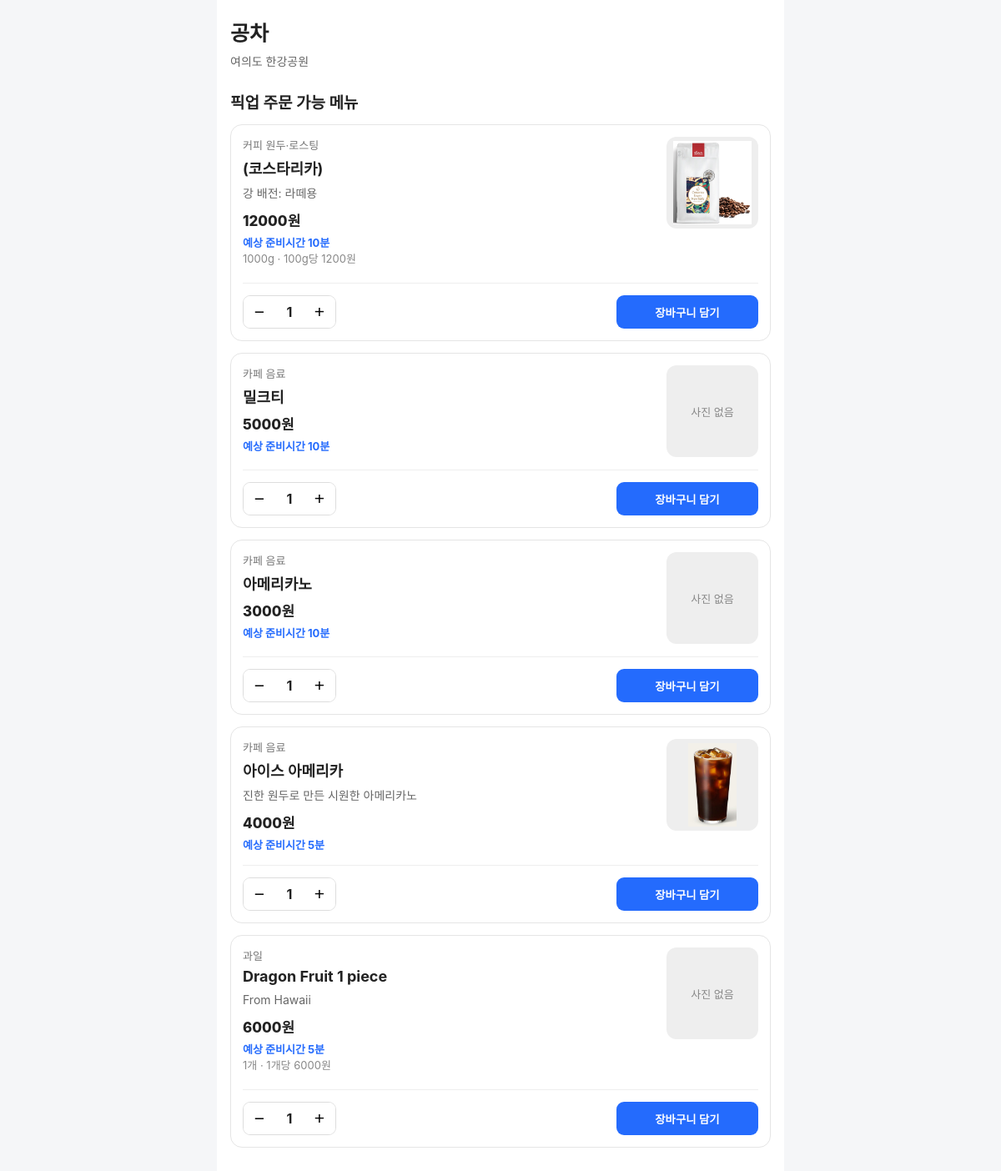
/stores/1/products/, run on the app's committed database.
### stores/models.py (models this page shows, shortened)
class Store(models.Model):
    owner = models.ForeignKey(
        settings.AUTH_USER_MODEL,
        on_delete=models.PROTECT,
        related_name="owned_stores",
        verbose_name="점주",
        null=True,
        blank=True,
    )
    name = models.CharField(
        "매장명",
        max_length=100,
    )
    address = models.CharField(
        "주소",
        max_length=200,
    )
    phone = models.CharField(
        "전화번호",
        max_length=20,
        blank=True,
    )
    is_active = models.BooleanField(
        "운영 여부",
        default=True,
    )
    created_at = models.DateTimeField(
        "등록일",
        auto_now_add=True,
    )

class Product(models.Model):
    CATEGORY_CHOICES = [
        ("coffee", "커피 원두·로스팅"),
        ("drink", "카페 음료"),
        ("fruit", "과일"),
        ("food", "음식 메뉴"),
    ]
    store = models.ForeignKey(
        Store,
        on_delete=models.CASCADE,
        related_name="products",
        verbose_name="매장",
    )
    category = models.CharField(
        "상품 분류",
        max_length=20,
        choices=CATEGORY_CHOICES,
    )
    name = models.CharField(
        "상품명",
        max_length=100,
    )
    description = models.TextField(
        "상품 설명",
        blank=True,
    )
    image = models.ImageField(
        "대표사진",
        upload_to="products/%Y/%m/",
        blank=True,
        null=True,
    )
    price = models.PositiveIntegerField(
        "가격",
    )
    preparation_minutes = models.PositiveIntegerField(
        "준비시간(분)",
        default=10,
    )
    is_available = models.BooleanField(
        "판매 여부",
        default=True,
    )
    is_sold_out = models.BooleanField(
        "품절 여부",
        default=False,
    )
    display_order = models.PositiveIntegerField(
        "노출 순서",
        default=0,
    )
    created_at = models.DateTimeField(
        "등록일",
        auto_now_add=True,
    )
    updated_at = models.DateTimeField(
        "수정일",
        auto_now=True,
    )
    def _pricing_ready(self):
        return bool(
            self.wholesale_price is not None
            and self.wholesale_amount
            and self.margin_percent is not None
        )
    @staticmethod
    def _round_up_10(value):
        return int(
            (value / 10).to_integral_value(
                rounding=ROUND_CEILING
            ) * 10
        )
    @property
    def unit_cost(self):
        if not self._pricing_ready():
            return None
        return (
            Decimal(self.wholesale_price)
            / Decimal(self.wholesale_amount)
            * self.unit_base
        )
    @property
    def unit_sale_price(self):
        cost = self.unit_cost
        if cost is None:
            return None
        raw = cost * (
            1 + Decimal(self.margin_percent) / 100
        )
        return self._round_up_10(raw)
    UNIT_CHOICES = [
        ("g", "g"),
        ("ml", "ml"),
        ("ea", "개"),
    ]
    wholesale_price = models.PositiveIntegerField(
        "도매가격(원)",
        null=True,
        blank=True,
    )
    wholesale_amount = models.DecimalField(
        "도매 총 용량",
        max_digits=10,
        decimal_places=2,
        null=True,
        blank=True,
    )
    unit_type = models.CharField(
        "용량 단위",
        max_length=5,
        choices=UNIT_CHOICES,
        default="g",
    )
    unit_base = models.PositiveIntegerField(
        "기준 단위",
        default=100,
    )
    margin_percent = models.DecimalField(
        "마진율(%)",
        max_digits=5,
        decimal_places=2,
        null=True,
        blank=True,
    )
    sale_amount = models.DecimalField(
        "판매 용량",
        max_digits=10,
        decimal_places=2,
        null=True,
        blank=True,
    )

### stores/views.py (the view)
def product_list(request, store_id):
    store = get_object_or_404(
        Store,
        pk=store_id,
        is_active=True,
    )
    products = store.products.filter(
        is_available=True,
    ).order_by(
        "category",
        "display_order",
        "name",
    )
    context = {
        "store": store,
        "products": products,
    }
    return render(
        request,
        "stores/product_list.html",
        context,
    )

### stores/templates/stores/product_list.html (shortened to what this page needs)
<!DOCTYPE html>
<html lang="ko">
<head>
</head>
<body>
    <main class="container">
        <header class="store-header">
            <h1>{{ store.name }}</h1>
            {% if store.address %}
                <p class="store-address">
                    {{ store.address }}
                </p>
            {% endif %}
        </header>
        <h2 class="section-title">
            픽업 주문 가능 메뉴
        </h2>
        {% if products %}
            <section class="product-list">
                {% for product in products %}
                    <article
                        class="product-card"
                        data-product-id="{{ product.id }}"
                        data-name="{{ product.name }}"
                        data-price="{{ product.price }}"
                        data-image="{% if product.image %}{{ product.image.url }}{% endif %}"
                    >
                        <div class="product-main">
                            <div class="product-content">
                                <p class="product-category">
                                    {{ product.get_category_display }}
                                </p>
                                <h3 class="product-name">
                                    {{ product.name }}
                                </h3>
                                {% if product.description %}
                                    <p class="product-description">
                                        {{ product.description }}
                                    </p>
                                {% endif %}
                                <p class="product-price">
                                    {{ product.price }}원
                                </p>
                                <p class="preparation-time">
                                    예상 준비시간
                                    {{ product.preparation_minutes }}분
                                </p>
                                {% if product.unit_sale_price %}
                                    <p class="unit-price">
                                        {% if product.sale_amount %}
                                            {{ product.sale_amount|floatformat:"-2" }}{{ product.get_unit_type_display }} ·
                                        {% endif %}
                                        {{ product.unit_base }}{{ product.get_unit_type_display }}당
                                        {{ product.unit_sale_price }}원
                                    </p>
                                {% endif %}
                            </div>
                            <div class="image-box">
                                {% if product.image %}
                                    <img
                                        class="product-image"
                                        src="{{ product.image.url }}"
                                        alt="{{ product.name }}"
                                    >
                                {% else %}
                                    <span class="no-image">
                                        사진 없음
                                    </span>
                                {% endif %}
                            </div>
                        </div>
                        <div class="order-control">
                            <div class="quantity-control">
                                <button
                                    class="quantity-button minus-button"
                                    type="button"
                                    aria-label="수량 감소"
                                >
                                    −
                                </button>
                                <span class="quantity">
                                    1
                                </span>
                                <button
                                    class="quantity-button plus-button"
                                    type="button"
                                    aria-label="수량 증가"
                                >
                                    +
                                </button>
                            </div>
                            <button
                                class="cart-button"
                                type="button"
                            >
                                {% if product.is_sold_out %}
                                    품절
                                {% else %}
                                    장바구니 담기
                                {% endif %}
                            </button>
                        </div>
                    </article>
                {% endfor %}
            </section>
        {% else %}
            <div class="empty">
                현재 주문 가능한 메뉴가 없습니다.
            </div>
        {% endif %}
    </main>
</body>
</html>

### stores/templates/stores/product_list.html (style rules this page uses)
* { box-sizing: border-box; }
body { margin: 0; padding-bottom: 100px; background: #f5f6f8; color: #222; font-family: -apple-system, BlinkMacSystemFont, "Segoe UI", sans-serif; }
.container { width: 100%; max-width: 680px; min-height: 100vh; margin: 0 auto; padding: 20px 16px 40px; background: white; }
.store-header { margin-bottom: 22px; }
.store-header h1 { margin: 0 0 7px; font-size: 25px; }
.store-address { margin: 0; color: #666; font-size: 14px; }
.section-title { margin: 25px 0 14px; font-size: 19px; }
.product-list { display: grid; gap: 14px; }
.product-card { padding: 14px; border: 1px solid #e5e5e5; border-radius: 14px; background: white; }
.product-main { display: grid; grid-template-columns: minmax(0, 1fr) 110px; gap: 14px; }
.product-content { min-width: 0; }
.product-category { margin: 0 0 5px; color: #777; font-size: 13px; }
.product-name { margin: 0 0 7px; overflow-wrap: anywhere; font-size: 18px; }
.product-description { display: -webkit-box; margin: 0 0 9px; overflow: hidden; color: #666; font-size: 14px; line-height: 1.5; -webkit-box-orient: vertical; -webkit-line-clamp: 3; }
.product-price { margin: 0 0 5px; font-size: 17px; font-weight: 800; }
.preparation-time { margin: 0; color: #246bfd; font-size: 13px; font-weight: 700; }
.image-box { position: relative; display: flex; align-items: center; justify-content: center; width: 110px; height: 110px; padding: 5px; overflow: hidden; border-radius: 12px; background: #eeeeee; }
.product-image { display: block; width: auto; height: auto; max-width: 100%; max-height: 100%; margin: auto; }
.no-image { color: #888; font-size: 13px; }
.order-control { display: flex; align-items: center; justify-content: space-between; gap: 12px; margin-top: 15px; padding-top: 14px; border-top: 1px solid #eeeeee; }
.quantity-control { display: flex; align-items: center; overflow: hidden; border: 1px solid #dddddd; border-radius: 9px; }
.quantity-button { width: 38px; height: 38px; border: 0; background: white; font-size: 21px; cursor: pointer; }
.quantity { min-width: 34px; text-align: center; font-weight: 700; }
.cart-button { flex: 1; max-width: 170px; height: 40px; border: 0; border-radius: 9px; background: #246bfd; color: white; font-weight: 800; cursor: pointer; }
.unit-price { margin: 0 0 5px; color: #888; font-size: 13px; }

### data on the page
Store: name "공차", address "여의도 한강공원"
Product: category "커피 원두·로스팅", name "(코스타리카)", description "강 배전: 라떼용", price "12000", preparation_minutes "10", sale_amount "1000", unit_type "g", unit_base "100", unit_sale_price "1200", image (picture), is_sold_out "장바구니 담기"
Product: category "카페 음료", name "밀크티", price "5000", preparation_minutes "10", shows "사진 없음", is_sold_out "장바구니 담기"
Product: category "카페 음료", name "아메리카노", price "3000", preparation_minutes "10", shows "사진 없음", is_sold_out "장바구니 담기"
Product: category "카페 음료", name "아이스 아메리카", description "진한 원두로 만든 시원한 아메리카노", price "4000", preparation_minutes "5", image (picture), is_sold_out "장바구니 담기"
Product: category "과일", name "Dragon Fruit 1 piece", description "From Hawaii", price "6000", preparation_minutes "5", sale_amount "1", unit_type "개", unit_base "1", unit_sale_price "6000", image "사진 없음", is_sold_out "장바구니 담기"
